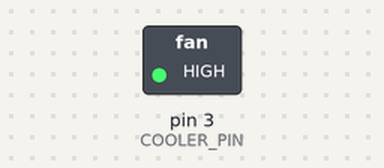
Bench run of a sketch on a simulated Arduino Uno, built with avr-gcc and run on an emulated ATmega328P. On the bench: switched loads named in the sketch (green lamp = pin HIGH).

Above: at 2.5 s.
At 6.5 s:
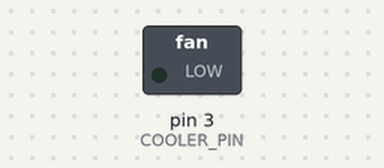
Timing chart, 0 to 10.4 s (numbered marks = the images above):
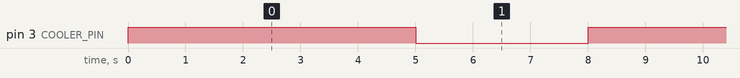

Measured:
- by itself, pin 3 (COOLER_PIN): alternates HIGH for 5.0 s and LOW for 3.0 s

The sketch:

cooler.ino
```cpp
// (licence header left out)
const int COOLER_PIN = 3;

void setup() {
    pinMode(COOLER_PIN, OUTPUT);
}

void loop() {
    digitalWrite(COOLER_PIN, HIGH);
    delay(5000);
    digitalWrite(COOLER_PIN, LOW);
    delay(3000);
}
```
